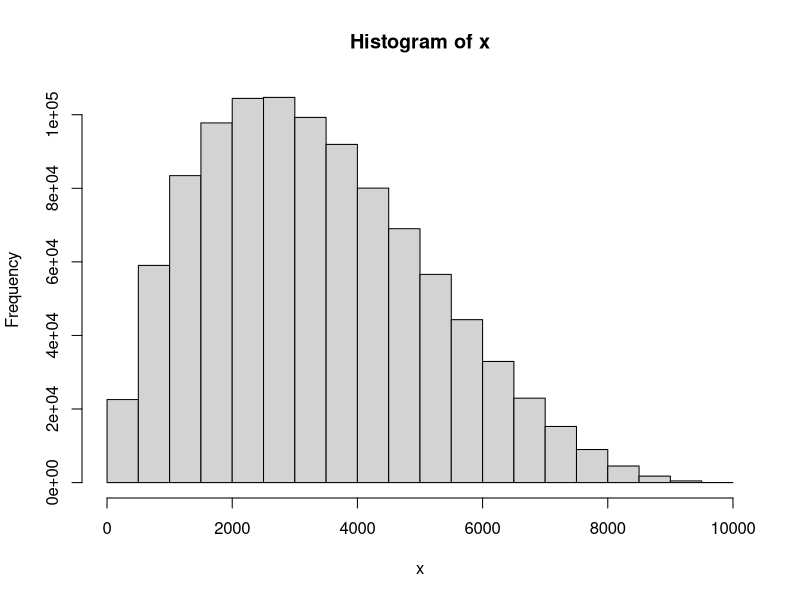

Generate this figure with R:
nsim=10^6
n=10^4
x=c(1:n)/n
f=20*x*(1-x)^3
g=x/x
c=max(f/g)
x=rep(0,nsim)
for (i in 1:nsim){
  while(TRUE){
    u=ceiling(n*runif(1))
    if(runif(1)<f[u]/c/g[u]){
      break
    }
  }
  x[i]=u
}
hist(x)
